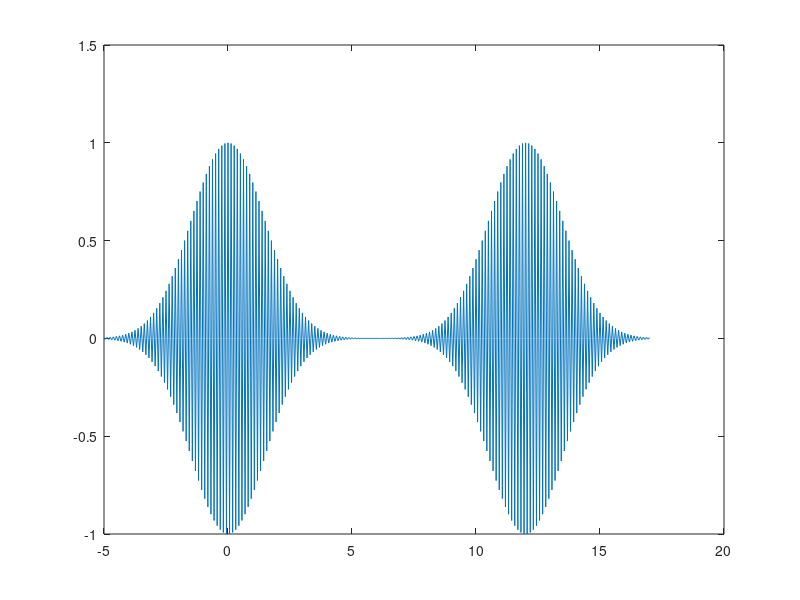
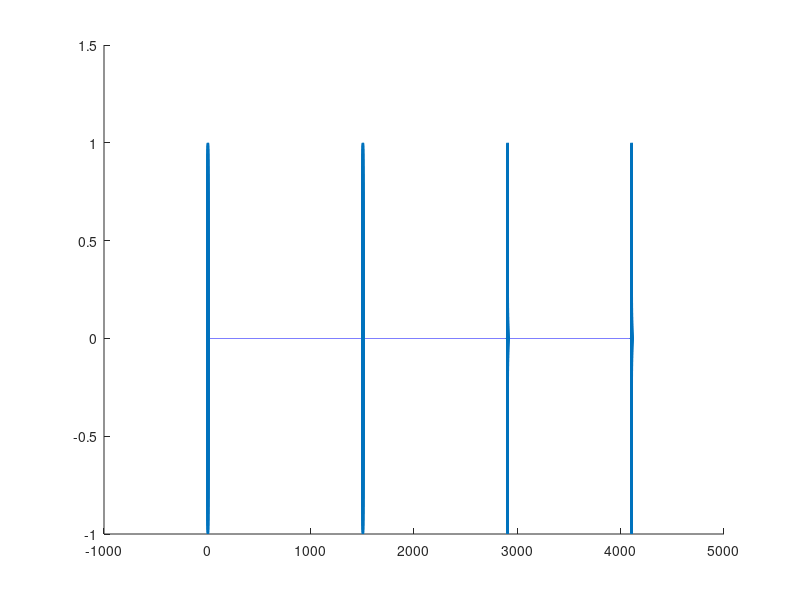
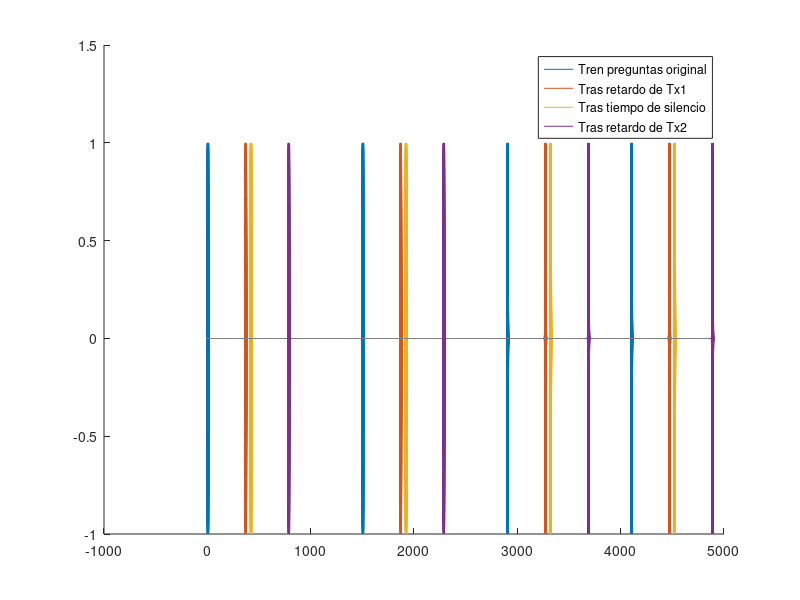

The MATLAB script that drew these images, in order:
clc;clear;close all;


frf = 1000;
fs  = 32e6;
t   = (-5):((10^6)/fs):(5+12);

t0 =0;     %Es donde lo centramos
sigma      = 3.5/(2*sqrt(2*log(2)));
envolvente = exp(-(t-t0).^2/(2*sigma^2));

pulso1 = envolvente.*cos(2*pi*frf*t);

% Generación segundo pulso
t0 = 12;   %Es donde lo centramos
envolvente = exp(-(t-t0).^2/(2*sigma^2));

pulso2 = envolvente.*cos(2*pi*frf*t);

figure()
plot(t,(pulso1+pulso2))


%% TREN DE PREGUNTAS POR SI SOLO

t = -5:((10^6)/fs):4120;

t0         = [0, 1500, 2900, 4100]
t0_segundo = t0 +12;
senal =0;
figure()
hold on
for i=1:size(t0,2)    
    envolvente = exp(-(t-t0(i)).^2/(2*sigma^2));
    
    pulso1     = envolvente.*cos(2*pi*frf*t);      
    
    envolvente = exp(-(t-t0_segundo(i)).^2/(2*sigma^2));

    pulso2 = envolvente.*cos(2*pi*frf*t);
    senal  = senal+ pulso1 + pulso2;
end
plot(t,senal)

%% TREN DE PREGUNTAS CON RETARDOS

% TREN DE PREGUNTAS ORIGINAL
frf = 1000;
fs  = 32e6;
sigma      = 3.5/(2*sqrt(2*log(2)));


% Añado el tiempo total que necesito para considerar los retardos
Distancia_avion_transpondedor = 110; % Km
Retardo_avion_transpondedor   = (Distancia_avion_transpondedor*1E9/3E8);

tiempo_silencio  = 50;
Tiempo_adicional = 2*Retardo_avion_transpondedor + tiempo_silencio;


t = -5:((10^6)/fs):(4120+Tiempo_adicional);

t0         = [0, 1500, 2900, 4100]
t0_segundo = t0 +12;
tren_preguntas =0;

figure()
hold on

for i=1:size(t0,2)    
    envolvente = exp(-(t-t0(i)).^2/(2*sigma^2));
    
    pulso1     = envolvente.*cos(2*pi*frf*t);      
    
    envolvente = exp(-(t-t0_segundo(i)).^2/(2*sigma^2));

    pulso2 = envolvente.*cos(2*pi*frf*t);
    tren_preguntas  = tren_preguntas+ pulso1 + pulso2;
end

plot(t,tren_preguntas)

%% TREN DE PREGUNTAS EN TRANSPONDEDOR

tren_preguntas_retardoTx1 = 0;
for i=1:size(t0,2)    
    envolvente = exp(-(t-(t0(i)+Retardo_avion_transpondedor)).^2/(2*sigma^2));
    
    pulso1     = envolvente.*cos(2*pi*frf*t);      
    
    envolvente = exp(-(t-(t0_segundo(i)+Retardo_avion_transpondedor)).^2/(2*sigma^2));

    pulso2 = envolvente.*cos(2*pi*frf*t);
    tren_preguntas_retardoTx1  = tren_preguntas_retardoTx1+ pulso1 + pulso2;
end



plot(t,tren_preguntas_retardoTx1)

%% TREN DE PREGUNTAS TRAS LOS 50US DE SILENCIO

tren_preguntas_tras_silencio = 0;
for i=1:size(t0,2)    
    envolvente = exp(-(t-(t0(i)+Retardo_avion_transpondedor + tiempo_silencio)).^2 ...
        /(2*sigma^2));
    
    pulso1     = envolvente.*cos(2*pi*frf*t);      
    
    envolvente = exp(-(t-(t0_segundo(i)+Retardo_avion_transpondedor + tiempo_silencio)).^2 ...
        /(2*sigma^2));

    pulso2 = envolvente.*cos(2*pi*frf*t);
    tren_preguntas_tras_silencio  = tren_preguntas_tras_silencio+ pulso1 + pulso2;
end


plot(t,tren_preguntas_tras_silencio)

%% TREN DE PREGUNTAS TRAS TX2

tren_preguntas_retardoTx2 = 0;
for i=1:size(t0,2)    
    envolvente = exp(-(t-(t0(i)+2*Retardo_avion_transpondedor + tiempo_silencio)).^2 ...
        /(2*sigma^2));
    
    pulso1     = envolvente.*cos(2*pi*frf*t);      
    
    envolvente = exp(-(t-(t0_segundo(i)+2*Retardo_avion_transpondedor + tiempo_silencio)).^2 ...
        /(2*sigma^2));

    pulso2 = envolvente.*cos(2*pi*frf*t);
    tren_preguntas_retardoTx2  = tren_preguntas_retardoTx2+ pulso1 + pulso2;
end


plot(t,tren_preguntas_retardoTx2)
legend("Tren preguntas original","Tras retardo de Tx1","Tras tiempo de silencio","Tras retardo de Tx2");